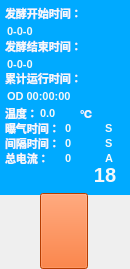
<?xml version="1.0" encoding="UTF-8"?>
<ui version="4.0">
 <class>FFTank</class>
 <widget class="QWidget" name="FFTank">
  <property name="geometry">
   <rect>
    <x>0</x>
    <y>0</y>
    <width>130</width>
    <height>269</height>
   </rect>
  </property>
  <property name="windowTitle">
   <string>Form</string>
  </property>
  <property name="autoFillBackground">
   <bool>true</bool>
  </property>
  <widget class="QFrame" name="tankFrame">
   <property name="enabled">
    <bool>true</bool>
   </property>
   <property name="geometry">
    <rect>
     <x>0</x>
     <y>0</y>
     <width>130</width>
     <height>195</height>
    </rect>
   </property>
   <property name="minimumSize">
    <size>
     <width>0</width>
     <height>0</height>
    </size>
   </property>
   <property name="palette">
    <palette>
     <active>
      <colorrole role="WindowText">
       <brush brushstyle="SolidPattern">
        <color alpha="255">
         <red>0</red>
         <green>0</green>
         <blue>0</blue>
        </color>
       </brush>
      </colorrole>
      <colorrole role="Button">
       <brush brushstyle="SolidPattern">
        <color alpha="255">
         <red>0</red>
         <green>170</green>
         <blue>255</blue>
        </color>
       </brush>
      </colorrole>
      <colorrole role="Light">
       <brush brushstyle="SolidPattern">
        <color alpha="255">
         <red>127</red>
         <green>213</green>
         <blue>255</blue>
        </color>
       </brush>
      </colorrole>
      <colorrole role="Midlight">
       <brush brushstyle="SolidPattern">
        <color alpha="255">
         <red>63</red>
         <green>191</green>
         <blue>255</blue>
        </color>
       </brush>
      </colorrole>
      <colorrole role="Dark">
       <brush brushstyle="SolidPattern">
        <color alpha="255">
         <red>0</red>
         <green>85</green>
         <blue>127</blue>
        </color>
       </brush>
      </colorrole>
      <colorrole role="Mid">
       <brush brushstyle="SolidPattern">
        <color alpha="255">
         <red>0</red>
         <green>113</green>
         <blue>170</blue>
        </color>
       </brush>
      </colorrole>
      <colorrole role="Text">
       <brush brushstyle="SolidPattern">
        <color alpha="255">
         <red>0</red>
         <green>0</green>
         <blue>0</blue>
        </color>
       </brush>
      </colorrole>
      <colorrole role="BrightText">
       <brush brushstyle="SolidPattern">
        <color alpha="255">
         <red>255</red>
         <green>255</green>
         <blue>255</blue>
        </color>
       </brush>
      </colorrole>
      <colorrole role="ButtonText">
       <brush brushstyle="SolidPattern">
        <color alpha="255">
         <red>0</red>
         <green>0</green>
         <blue>0</blue>
        </color>
       </brush>
      </colorrole>
      <colorrole role="Base">
       <brush brushstyle="SolidPattern">
        <color alpha="255">
         <red>255</red>
         <green>255</green>
         <blue>255</blue>
        </color>
       </brush>
      </colorrole>
      <colorrole role="Window">
       <brush brushstyle="SolidPattern">
        <color alpha="255">
         <red>0</red>
         <green>170</green>
         <blue>255</blue>
        </color>
       </brush>
      </colorrole>
      <colorrole role="Shadow">
       <brush brushstyle="SolidPattern">
        <color alpha="255">
         <red>0</red>
         <green>0</green>
         <blue>0</blue>
        </color>
       </brush>
      </colorrole>
      <colorrole role="AlternateBase">
       <brush brushstyle="SolidPattern">
        <color alpha="255">
         <red>127</red>
         <green>212</green>
         <blue>255</blue>
        </color>
       </brush>
      </colorrole>
      <colorrole role="ToolTipBase">
       <brush brushstyle="SolidPattern">
        <color alpha="255">
         <red>255</red>
         <green>255</green>
         <blue>220</blue>
        </color>
       </brush>
      </colorrole>
      <colorrole role="ToolTipText">
       <brush brushstyle="SolidPattern">
        <color alpha="255">
         <red>0</red>
         <green>0</green>
         <blue>0</blue>
        </color>
       </brush>
      </colorrole>
     </active>
     <inactive>
      <colorrole role="WindowText">
       <brush brushstyle="SolidPattern">
        <color alpha="255">
         <red>0</red>
         <green>0</green>
         <blue>0</blue>
        </color>
       </brush>
      </colorrole>
      <colorrole role="Button">
       <brush brushstyle="SolidPattern">
        <color alpha="255">
         <red>0</red>
         <green>170</green>
         <blue>255</blue>
        </color>
       </brush>
      </colorrole>
      <colorrole role="Light">
       <brush brushstyle="SolidPattern">
        <color alpha="255">
         <red>127</red>
         <green>213</green>
         <blue>255</blue>
        </color>
       </brush>
      </colorrole>
      <colorrole role="Midlight">
       <brush brushstyle="SolidPattern">
        <color alpha="255">
         <red>63</red>
         <green>191</green>
         <blue>255</blue>
        </color>
       </brush>
      </colorrole>
      <colorrole role="Dark">
       <brush brushstyle="SolidPattern">
        <color alpha="255">
         <red>0</red>
         <green>85</green>
         <blue>127</blue>
        </color>
       </brush>
      </colorrole>
      <colorrole role="Mid">
       <brush brushstyle="SolidPattern">
        <color alpha="255">
         <red>0</red>
         <green>113</green>
         <blue>170</blue>
        </color>
       </brush>
      </colorrole>
      <colorrole role="Text">
       <brush brushstyle="SolidPattern">
        <color alpha="255">
         <red>0</red>
         <green>0</green>
         <blue>0</blue>
        </color>
       </brush>
      </colorrole>
      <colorrole role="BrightText">
       <brush brushstyle="SolidPattern">
        <color alpha="255">
         <red>255</red>
         <green>255</green>
         <blue>255</blue>
        </color>
       </brush>
      </colorrole>
      <colorrole role="ButtonText">
       <brush brushstyle="SolidPattern">
        <color alpha="255">
         <red>0</red>
         <green>0</green>
         <blue>0</blue>
        </color>
       </brush>
      </colorrole>
      <colorrole role="Base">
       <brush brushstyle="SolidPattern">
        <color alpha="255">
         <red>255</red>
         <green>255</green>
         <blue>255</blue>
        </color>
       </brush>
      </colorrole>
      <colorrole role="Window">
       <brush brushstyle="SolidPattern">
        <color alpha="255">
         <red>0</red>
         <green>170</green>
         <blue>255</blue>
        </color>
       </brush>
      </colorrole>
      <colorrole role="Shadow">
       <brush brushstyle="SolidPattern">
        <color alpha="255">
         <red>0</red>
         <green>0</green>
         <blue>0</blue>
        </color>
       </brush>
      </colorrole>
      <colorrole role="AlternateBase">
       <brush brushstyle="SolidPattern">
        <color alpha="255">
         <red>127</red>
         <green>212</green>
         <blue>255</blue>
        </color>
       </brush>
      </colorrole>
      <colorrole role="ToolTipBase">
       <brush brushstyle="SolidPattern">
        <color alpha="255">
         <red>255</red>
         <green>255</green>
         <blue>220</blue>
        </color>
       </brush>
      </colorrole>
      <colorrole role="ToolTipText">
       <brush brushstyle="SolidPattern">
        <color alpha="255">
         <red>0</red>
         <green>0</green>
         <blue>0</blue>
        </color>
       </brush>
      </colorrole>
     </inactive>
     <disabled>
      <colorrole role="WindowText">
       <brush brushstyle="SolidPattern">
        <color alpha="255">
         <red>0</red>
         <green>85</green>
         <blue>127</blue>
        </color>
       </brush>
      </colorrole>
      <colorrole role="Button">
       <brush brushstyle="SolidPattern">
        <color alpha="255">
         <red>0</red>
         <green>170</green>
         <blue>255</blue>
        </color>
       </brush>
      </colorrole>
      <colorrole role="Light">
       <brush brushstyle="SolidPattern">
        <color alpha="255">
         <red>127</red>
         <green>213</green>
         <blue>255</blue>
        </color>
       </brush>
      </colorrole>
      <colorrole role="Midlight">
       <brush brushstyle="SolidPattern">
        <color alpha="255">
         <red>63</red>
         <green>191</green>
         <blue>255</blue>
        </color>
       </brush>
      </colorrole>
      <colorrole role="Dark">
       <brush brushstyle="SolidPattern">
        <color alpha="255">
         <red>0</red>
         <green>85</green>
         <blue>127</blue>
        </color>
       </brush>
      </colorrole>
      <colorrole role="Mid">
       <brush brushstyle="SolidPattern">
        <color alpha="255">
         <red>0</red>
         <green>113</green>
         <blue>170</blue>
        </color>
       </brush>
      </colorrole>
      <colorrole role="Text">
       <brush brushstyle="SolidPattern">
        <color alpha="255">
         <red>0</red>
         <green>85</green>
         <blue>127</blue>
        </color>
       </brush>
      </colorrole>
      <colorrole role="BrightText">
       <brush brushstyle="SolidPattern">
        <color alpha="255">
         <red>255</red>
         <green>255</green>
         <blue>255</blue>
        </color>
       </brush>
      </colorrole>
      <colorrole role="ButtonText">
       <brush brushstyle="SolidPattern">
        <color alpha="255">
         <red>0</red>
         <green>85</green>
         <blue>127</blue>
        </color>
       </brush>
      </colorrole>
      <colorrole role="Base">
       <brush brushstyle="SolidPattern">
        <color alpha="255">
         <red>0</red>
         <green>170</green>
         <blue>255</blue>
        </color>
       </brush>
      </colorrole>
      <colorrole role="Window">
       <brush brushstyle="SolidPattern">
        <color alpha="255">
         <red>0</red>
         <green>170</green>
         <blue>255</blue>
        </color>
       </brush>
      </colorrole>
      <colorrole role="Shadow">
       <brush brushstyle="SolidPattern">
        <color alpha="255">
         <red>0</red>
         <green>0</green>
         <blue>0</blue>
        </color>
       </brush>
      </colorrole>
      <colorrole role="AlternateBase">
       <brush brushstyle="SolidPattern">
        <color alpha="255">
         <red>0</red>
         <green>170</green>
         <blue>255</blue>
        </color>
       </brush>
      </colorrole>
      <colorrole role="ToolTipBase">
       <brush brushstyle="SolidPattern">
        <color alpha="255">
         <red>255</red>
         <green>255</green>
         <blue>220</blue>
        </color>
       </brush>
      </colorrole>
      <colorrole role="ToolTipText">
       <brush brushstyle="SolidPattern">
        <color alpha="255">
         <red>0</red>
         <green>0</green>
         <blue>0</blue>
        </color>
       </brush>
      </colorrole>
     </disabled>
    </palette>
   </property>
   <property name="font">
    <font>
     <weight>50</weight>
     <bold>false</bold>
    </font>
   </property>
   <property name="autoFillBackground">
    <bool>true</bool>
   </property>
   <property name="frameShape">
    <enum>QFrame::NoFrame</enum>
   </property>
   <property name="frameShadow">
    <enum>QFrame::Raised</enum>
   </property>
   <widget class="QLabel" name="startTimeLabel">
    <property name="geometry">
     <rect>
      <x>5</x>
      <y>5</y>
      <width>81</width>
      <height>16</height>
     </rect>
    </property>
    <property name="font">
     <font>
      <family>Verdana</family>
      <pointsize>8</pointsize>
      <weight>75</weight>
      <bold>true</bold>
      <kerning>true</kerning>
     </font>
    </property>
    <property name="styleSheet">
     <string notr="true">background-color: transparent;
color: rgba(250, 250, 250, 250);</string>
    </property>
    <property name="text">
     <string>发酵开始时间：</string>
    </property>
   </widget>
   <widget class="QLabel" name="endTimeLabel">
    <property name="geometry">
     <rect>
      <x>5</x>
      <y>38</y>
      <width>91</width>
      <height>16</height>
     </rect>
    </property>
    <property name="font">
     <font>
      <family>Verdana</family>
      <pointsize>8</pointsize>
      <weight>75</weight>
      <bold>true</bold>
     </font>
    </property>
    <property name="styleSheet">
     <string notr="true">background-color: transparent;
color: rgba(250, 250, 250, 250);</string>
    </property>
    <property name="text">
     <string>发酵结束时间：</string>
    </property>
   </widget>
   <widget class="QLabel" name="totalTimeLabel">
    <property name="geometry">
     <rect>
      <x>5</x>
      <y>70</y>
      <width>91</width>
      <height>16</height>
     </rect>
    </property>
    <property name="font">
     <font>
      <family>Verdana</family>
      <pointsize>8</pointsize>
      <weight>75</weight>
      <bold>true</bold>
     </font>
    </property>
    <property name="styleSheet">
     <string notr="true">background-color: transparent;
color: rgba(250, 250, 250, 250);</string>
    </property>
    <property name="text">
     <string>累计运行时间：</string>
    </property>
   </widget>
   <widget class="QLabel" name="startTimeValueLabel">
    <property name="geometry">
     <rect>
      <x>7</x>
      <y>25</y>
      <width>121</width>
      <height>16</height>
     </rect>
    </property>
    <property name="font">
     <font>
      <pointsize>8</pointsize>
      <weight>75</weight>
      <bold>true</bold>
     </font>
    </property>
    <property name="styleSheet">
     <string notr="true">background-color: transparent;
color: rgba(250, 250, 250, 250);</string>
    </property>
    <property name="text">
     <string>0-0-0</string>
    </property>
    <property name="alignment">
     <set>Qt::AlignLeading|Qt::AlignLeft|Qt::AlignTop</set>
    </property>
   </widget>
   <widget class="QLabel" name="endTimeValueLabel">
    <property name="geometry">
     <rect>
      <x>7</x>
      <y>58</y>
      <width>121</width>
      <height>16</height>
     </rect>
    </property>
    <property name="font">
     <font>
      <pointsize>8</pointsize>
      <weight>75</weight>
      <bold>true</bold>
     </font>
    </property>
    <property name="styleSheet">
     <string notr="true">background-color: transparent;
color: rgba(250, 250, 250, 250);</string>
    </property>
    <property name="text">
     <string>0-0-0</string>
    </property>
    <property name="alignment">
     <set>Qt::AlignLeading|Qt::AlignLeft|Qt::AlignTop</set>
    </property>
   </widget>
   <widget class="QLabel" name="totalTimeValueLabel">
    <property name="geometry">
     <rect>
      <x>7</x>
      <y>90</y>
      <width>100</width>
      <height>16</height>
     </rect>
    </property>
    <property name="font">
     <font>
      <pointsize>8</pointsize>
      <weight>75</weight>
      <bold>true</bold>
     </font>
    </property>
    <property name="styleSheet">
     <string notr="true">background-color: transparent;
color: rgba(250, 250, 250, 250);</string>
    </property>
    <property name="text">
     <string>OD 00:00:00</string>
    </property>
    <property name="alignment">
     <set>Qt::AlignLeading|Qt::AlignLeft|Qt::AlignTop</set>
    </property>
   </widget>
   <widget class="QLabel" name="weightTempture">
    <property name="geometry">
     <rect>
      <x>5</x>
      <y>105</y>
      <width>55</width>
      <height>16</height>
     </rect>
    </property>
    <property name="font">
     <font>
      <family>Verdana</family>
      <pointsize>8</pointsize>
      <weight>75</weight>
      <bold>true</bold>
     </font>
    </property>
    <property name="styleSheet">
     <string notr="true">background-color: transparent;
color: rgba(250, 250, 250, 250);</string>
    </property>
    <property name="text">
     <string>温度：</string>
    </property>
   </widget>
   <widget class="QLabel" name="wtValueLabel">
    <property name="geometry">
     <rect>
      <x>40</x>
      <y>105</y>
      <width>40</width>
      <height>16</height>
     </rect>
    </property>
    <property name="font">
     <font>
      <pointsize>8</pointsize>
      <weight>75</weight>
      <bold>true</bold>
     </font>
    </property>
    <property name="styleSheet">
     <string notr="true">background-color: transparent;
color: rgba(250, 250, 250, 250);</string>
    </property>
    <property name="text">
     <string>0.0</string>
    </property>
   </widget>
   <widget class="QLabel" name="wtValueLabel_1">
    <property name="geometry">
     <rect>
      <x>80</x>
      <y>105</y>
      <width>16</width>
      <height>16</height>
     </rect>
    </property>
    <property name="font">
     <font>
      <pointsize>8</pointsize>
      <weight>75</weight>
      <bold>true</bold>
     </font>
    </property>
    <property name="styleSheet">
     <string notr="true">background-color: transparent;
color: rgba(250, 250, 250, 250);</string>
    </property>
    <property name="text">
     <string>℃</string>
    </property>
   </widget>
   <widget class="QLabel" name="tankIndexLabel">
    <property name="geometry">
     <rect>
      <x>90</x>
      <y>160</y>
      <width>30</width>
      <height>30</height>
     </rect>
    </property>
    <property name="font">
     <font>
      <pointsize>15</pointsize>
      <weight>75</weight>
      <bold>true</bold>
     </font>
    </property>
    <property name="styleSheet">
     <string notr="true">background-color: transparent;
color: rgba(250, 250, 250, 250);</string>
    </property>
    <property name="text">
     <string>18</string>
    </property>
    <property name="alignment">
     <set>Qt::AlignCenter</set>
    </property>
   </widget>
   <widget class="QLabel" name="SpaceTimeLabel">
    <property name="geometry">
     <rect>
      <x>5</x>
      <y>135</y>
      <width>55</width>
      <height>16</height>
     </rect>
    </property>
    <property name="font">
     <font>
      <family>Verdana</family>
      <pointsize>8</pointsize>
      <weight>75</weight>
      <bold>true</bold>
     </font>
    </property>
    <property name="styleSheet">
     <string notr="true">background-color: transparent;
color: rgba(250, 250, 250, 250);</string>
    </property>
    <property name="text">
     <string>间隔时间：</string>
    </property>
   </widget>
   <widget class="QLabel" name="wtValueLabel_4">
    <property name="geometry">
     <rect>
      <x>105</x>
      <y>135</y>
      <width>16</width>
      <height>16</height>
     </rect>
    </property>
    <property name="font">
     <font>
      <pointsize>8</pointsize>
      <weight>75</weight>
      <bold>true</bold>
     </font>
    </property>
    <property name="styleSheet">
     <string notr="true">background-color: transparent;
color: rgba(250, 250, 250, 250);</string>
    </property>
    <property name="text">
     <string>S</string>
    </property>
   </widget>
   <widget class="QLabel" name="spacTimeValueLabel">
    <property name="geometry">
     <rect>
      <x>65</x>
      <y>135</y>
      <width>40</width>
      <height>16</height>
     </rect>
    </property>
    <property name="font">
     <font>
      <pointsize>8</pointsize>
      <weight>75</weight>
      <bold>true</bold>
     </font>
    </property>
    <property name="styleSheet">
     <string notr="true">background-color: transparent;
color: rgba(250, 250, 250, 250);</string>
    </property>
    <property name="text">
     <string>0</string>
    </property>
   </widget>
   <widget class="QLabel" name="runTimeValueLabel">
    <property name="geometry">
     <rect>
      <x>65</x>
      <y>120</y>
      <width>40</width>
      <height>16</height>
     </rect>
    </property>
    <property name="font">
     <font>
      <pointsize>8</pointsize>
      <weight>75</weight>
      <bold>true</bold>
     </font>
    </property>
    <property name="styleSheet">
     <string notr="true">background-color: transparent;
color: rgba(250, 250, 250, 250);</string>
    </property>
    <property name="text">
     <string>0</string>
    </property>
   </widget>
   <widget class="QLabel" name="runTimeLabel">
    <property name="geometry">
     <rect>
      <x>5</x>
      <y>120</y>
      <width>55</width>
      <height>16</height>
     </rect>
    </property>
    <property name="font">
     <font>
      <family>Verdana</family>
      <pointsize>8</pointsize>
      <weight>75</weight>
      <bold>true</bold>
     </font>
    </property>
    <property name="styleSheet">
     <string notr="true">background-color: transparent;
color: rgba(250, 250, 250, 250);</string>
    </property>
    <property name="text">
     <string>曝气时间：</string>
    </property>
   </widget>
   <widget class="QLabel" name="wtValueLabel_5">
    <property name="geometry">
     <rect>
      <x>105</x>
      <y>120</y>
      <width>16</width>
      <height>16</height>
     </rect>
    </property>
    <property name="font">
     <font>
      <pointsize>8</pointsize>
      <weight>75</weight>
      <bold>true</bold>
     </font>
    </property>
    <property name="styleSheet">
     <string notr="true">background-color: transparent;
color: rgba(250, 250, 250, 250);</string>
    </property>
    <property name="text">
     <string>S</string>
    </property>
   </widget>
  </widget>
  <widget class="QPushButton" name="fanButton">
   <property name="geometry">
    <rect>
     <x>40</x>
     <y>193</y>
     <width>48</width>
     <height>76</height>
    </rect>
   </property>
   <property name="sizePolicy">
    <sizepolicy hsizetype="Expanding" vsizetype="Expanding">
     <horstretch>0</horstretch>
     <verstretch>0</verstretch>
    </sizepolicy>
   </property>
   <property name="minimumSize">
    <size>
     <width>0</width>
     <height>0</height>
    </size>
   </property>
   <property name="palette">
    <palette>
     <active>
      <colorrole role="WindowText">
       <brush brushstyle="SolidPattern">
        <color alpha="255">
         <red>0</red>
         <green>0</green>
         <blue>0</blue>
        </color>
       </brush>
      </colorrole>
      <colorrole role="Button">
       <brush brushstyle="SolidPattern">
        <color alpha="255">
         <red>255</red>
         <green>85</green>
         <blue>0</blue>
        </color>
       </brush>
      </colorrole>
      <colorrole role="Light">
       <brush brushstyle="SolidPattern">
        <color alpha="255">
         <red>255</red>
         <green>170</green>
         <blue>127</blue>
        </color>
       </brush>
      </colorrole>
      <colorrole role="Midlight">
       <brush brushstyle="SolidPattern">
        <color alpha="255">
         <red>255</red>
         <green>127</green>
         <blue>63</blue>
        </color>
       </brush>
      </colorrole>
      <colorrole role="Dark">
       <brush brushstyle="SolidPattern">
        <color alpha="255">
         <red>127</red>
         <green>42</green>
         <blue>0</blue>
        </color>
       </brush>
      </colorrole>
      <colorrole role="Mid">
       <brush brushstyle="SolidPattern">
        <color alpha="255">
         <red>170</red>
         <green>56</green>
         <blue>0</blue>
        </color>
       </brush>
      </colorrole>
      <colorrole role="Text">
       <brush brushstyle="SolidPattern">
        <color alpha="255">
         <red>0</red>
         <green>0</green>
         <blue>0</blue>
        </color>
       </brush>
      </colorrole>
      <colorrole role="BrightText">
       <brush brushstyle="SolidPattern">
        <color alpha="255">
         <red>255</red>
         <green>255</green>
         <blue>255</blue>
        </color>
       </brush>
      </colorrole>
      <colorrole role="ButtonText">
       <brush brushstyle="SolidPattern">
        <color alpha="255">
         <red>0</red>
         <green>0</green>
         <blue>0</blue>
        </color>
       </brush>
      </colorrole>
      <colorrole role="Base">
       <brush brushstyle="SolidPattern">
        <color alpha="255">
         <red>255</red>
         <green>255</green>
         <blue>255</blue>
        </color>
       </brush>
      </colorrole>
      <colorrole role="Window">
       <brush brushstyle="SolidPattern">
        <color alpha="255">
         <red>255</red>
         <green>85</green>
         <blue>0</blue>
        </color>
       </brush>
      </colorrole>
      <colorrole role="Shadow">
       <brush brushstyle="SolidPattern">
        <color alpha="255">
         <red>0</red>
         <green>0</green>
         <blue>0</blue>
        </color>
       </brush>
      </colorrole>
      <colorrole role="AlternateBase">
       <brush brushstyle="SolidPattern">
        <color alpha="255">
         <red>255</red>
         <green>170</green>
         <blue>127</blue>
        </color>
       </brush>
      </colorrole>
      <colorrole role="ToolTipBase">
       <brush brushstyle="SolidPattern">
        <color alpha="255">
         <red>255</red>
         <green>255</green>
         <blue>220</blue>
        </color>
       </brush>
      </colorrole>
      <colorrole role="ToolTipText">
       <brush brushstyle="SolidPattern">
        <color alpha="255">
         <red>0</red>
         <green>0</green>
         <blue>0</blue>
        </color>
       </brush>
      </colorrole>
     </active>
     <inactive>
      <colorrole role="WindowText">
       <brush brushstyle="SolidPattern">
        <color alpha="255">
         <red>0</red>
         <green>0</green>
         <blue>0</blue>
        </color>
       </brush>
      </colorrole>
      <colorrole role="Button">
       <brush brushstyle="SolidPattern">
        <color alpha="255">
         <red>255</red>
         <green>85</green>
         <blue>0</blue>
        </color>
       </brush>
      </colorrole>
      <colorrole role="Light">
       <brush brushstyle="SolidPattern">
        <color alpha="255">
         <red>255</red>
         <green>170</green>
         <blue>127</blue>
        </color>
       </brush>
      </colorrole>
      <colorrole role="Midlight">
       <brush brushstyle="SolidPattern">
        <color alpha="255">
         <red>255</red>
         <green>127</green>
         <blue>63</blue>
        </color>
       </brush>
      </colorrole>
      <colorrole role="Dark">
       <brush brushstyle="SolidPattern">
        <color alpha="255">
         <red>127</red>
         <green>42</green>
         <blue>0</blue>
        </color>
       </brush>
      </colorrole>
      <colorrole role="Mid">
       <brush brushstyle="SolidPattern">
        <color alpha="255">
         <red>170</red>
         <green>56</green>
         <blue>0</blue>
        </color>
       </brush>
      </colorrole>
      <colorrole role="Text">
       <brush brushstyle="SolidPattern">
        <color alpha="255">
         <red>0</red>
         <green>0</green>
         <blue>0</blue>
        </color>
       </brush>
      </colorrole>
      <colorrole role="BrightText">
       <brush brushstyle="SolidPattern">
        <color alpha="255">
         <red>255</red>
         <green>255</green>
         <blue>255</blue>
        </color>
       </brush>
      </colorrole>
      <colorrole role="ButtonText">
       <brush brushstyle="SolidPattern">
        <color alpha="255">
         <red>0</red>
         <green>0</green>
         <blue>0</blue>
        </color>
       </brush>
      </colorrole>
      <colorrole role="Base">
       <brush brushstyle="SolidPattern">
        <color alpha="255">
         <red>255</red>
         <green>255</green>
         <blue>255</blue>
        </color>
       </brush>
      </colorrole>
      <colorrole role="Window">
       <brush brushstyle="SolidPattern">
        <color alpha="255">
         <red>255</red>
         <green>85</green>
         <blue>0</blue>
        </color>
       </brush>
      </colorrole>
      <colorrole role="Shadow">
       <brush brushstyle="SolidPattern">
        <color alpha="255">
         <red>0</red>
         <green>0</green>
         <blue>0</blue>
        </color>
       </brush>
      </colorrole>
      <colorrole role="AlternateBase">
       <brush brushstyle="SolidPattern">
        <color alpha="255">
         <red>255</red>
         <green>170</green>
         <blue>127</blue>
        </color>
       </brush>
      </colorrole>
      <colorrole role="ToolTipBase">
       <brush brushstyle="SolidPattern">
        <color alpha="255">
         <red>255</red>
         <green>255</green>
         <blue>220</blue>
        </color>
       </brush>
      </colorrole>
      <colorrole role="ToolTipText">
       <brush brushstyle="SolidPattern">
        <color alpha="255">
         <red>0</red>
         <green>0</green>
         <blue>0</blue>
        </color>
       </brush>
      </colorrole>
     </inactive>
     <disabled>
      <colorrole role="WindowText">
       <brush brushstyle="SolidPattern">
        <color alpha="255">
         <red>127</red>
         <green>42</green>
         <blue>0</blue>
        </color>
       </brush>
      </colorrole>
      <colorrole role="Button">
       <brush brushstyle="SolidPattern">
        <color alpha="255">
         <red>255</red>
         <green>85</green>
         <blue>0</blue>
        </color>
       </brush>
      </colorrole>
      <colorrole role="Light">
       <brush brushstyle="SolidPattern">
        <color alpha="255">
         <red>255</red>
         <green>170</green>
         <blue>127</blue>
        </color>
       </brush>
      </colorrole>
      <colorrole role="Midlight">
       <brush brushstyle="SolidPattern">
        <color alpha="255">
         <red>255</red>
         <green>127</green>
         <blue>63</blue>
        </color>
       </brush>
      </colorrole>
      <colorrole role="Dark">
       <brush brushstyle="SolidPattern">
        <color alpha="255">
         <red>127</red>
         <green>42</green>
         <blue>0</blue>
        </color>
       </brush>
      </colorrole>
      <colorrole role="Mid">
       <brush brushstyle="SolidPattern">
        <color alpha="255">
         <red>170</red>
         <green>56</green>
         <blue>0</blue>
        </color>
       </brush>
      </colorrole>
      <colorrole role="Text">
       <brush brushstyle="SolidPattern">
        <color alpha="255">
         <red>127</red>
         <green>42</green>
         <blue>0</blue>
        </color>
       </brush>
      </colorrole>
      <colorrole role="BrightText">
       <brush brushstyle="SolidPattern">
        <color alpha="255">
         <red>255</red>
         <green>255</green>
         <blue>255</blue>
        </color>
       </brush>
      </colorrole>
      <colorrole role="ButtonText">
       <brush brushstyle="SolidPattern">
        <color alpha="255">
         <red>127</red>
         <green>42</green>
         <blue>0</blue>
        </color>
       </brush>
      </colorrole>
      <colorrole role="Base">
       <brush brushstyle="SolidPattern">
        <color alpha="255">
         <red>255</red>
         <green>85</green>
         <blue>0</blue>
        </color>
       </brush>
      </colorrole>
      <colorrole role="Window">
       <brush brushstyle="SolidPattern">
        <color alpha="255">
         <red>255</red>
         <green>85</green>
         <blue>0</blue>
        </color>
       </brush>
      </colorrole>
      <colorrole role="Shadow">
       <brush brushstyle="SolidPattern">
        <color alpha="255">
         <red>0</red>
         <green>0</green>
         <blue>0</blue>
        </color>
       </brush>
      </colorrole>
      <colorrole role="AlternateBase">
       <brush brushstyle="SolidPattern">
        <color alpha="255">
         <red>255</red>
         <green>85</green>
         <blue>0</blue>
        </color>
       </brush>
      </colorrole>
      <colorrole role="ToolTipBase">
       <brush brushstyle="SolidPattern">
        <color alpha="255">
         <red>255</red>
         <green>255</green>
         <blue>220</blue>
        </color>
       </brush>
      </colorrole>
      <colorrole role="ToolTipText">
       <brush brushstyle="SolidPattern">
        <color alpha="255">
         <red>0</red>
         <green>0</green>
         <blue>0</blue>
        </color>
       </brush>
      </colorrole>
     </disabled>
    </palette>
   </property>
   <property name="autoFillBackground">
    <bool>false</bool>
   </property>
   <property name="text">
    <string/>
   </property>
   <property name="icon">
    <iconset resource="src.qrc">
     <normaloff>:/image/new/tank_valve_closed.png</normaloff>:/image/new/tank_valve_closed.png</iconset>
   </property>
   <property name="iconSize">
    <size>
     <width>48</width>
     <height>73</height>
    </size>
   </property>
   <property name="checkable">
    <bool>false</bool>
   </property>
   <property name="autoRepeat">
    <bool>true</bool>
   </property>
   <property name="autoExclusive">
    <bool>false</bool>
   </property>
  </widget>
  <widget class="QLabel" name="totalCurrentValueLabel">
   <property name="enabled">
    <bool>true</bool>
   </property>
   <property name="geometry">
    <rect>
     <x>65</x>
     <y>150</y>
     <width>40</width>
     <height>16</height>
    </rect>
   </property>
   <property name="font">
    <font>
     <pointsize>8</pointsize>
     <weight>75</weight>
     <bold>true</bold>
    </font>
   </property>
   <property name="styleSheet">
    <string notr="true">background-color: transparent;
color: rgba(250, 250, 250, 250);</string>
   </property>
   <property name="text">
    <string>0</string>
   </property>
  </widget>
  <widget class="QLabel" name="totalCurrentUnitLabel">
   <property name="enabled">
    <bool>true</bool>
   </property>
   <property name="geometry">
    <rect>
     <x>105</x>
     <y>150</y>
     <width>16</width>
     <height>16</height>
    </rect>
   </property>
   <property name="font">
    <font>
     <pointsize>8</pointsize>
     <weight>75</weight>
     <bold>true</bold>
    </font>
   </property>
   <property name="styleSheet">
    <string notr="true">background-color: transparent;
color: rgba(250, 250, 250, 250);</string>
   </property>
   <property name="text">
    <string>A</string>
   </property>
  </widget>
  <widget class="QLabel" name="totalCurrentLabel">
   <property name="enabled">
    <bool>true</bool>
   </property>
   <property name="geometry">
    <rect>
     <x>5</x>
     <y>150</y>
     <width>55</width>
     <height>16</height>
    </rect>
   </property>
   <property name="font">
    <font>
     <family>Verdana</family>
     <pointsize>8</pointsize>
     <weight>75</weight>
     <bold>true</bold>
    </font>
   </property>
   <property name="styleSheet">
    <string notr="true">background-color: transparent;
color: rgba(250, 250, 250, 250);</string>
   </property>
   <property name="text">
    <string>总电流：</string>
   </property>
  </widget>
 </widget>
 <resources>
  <include location="src.qrc"/>
 </resources>
 <connections/>
</ui>
